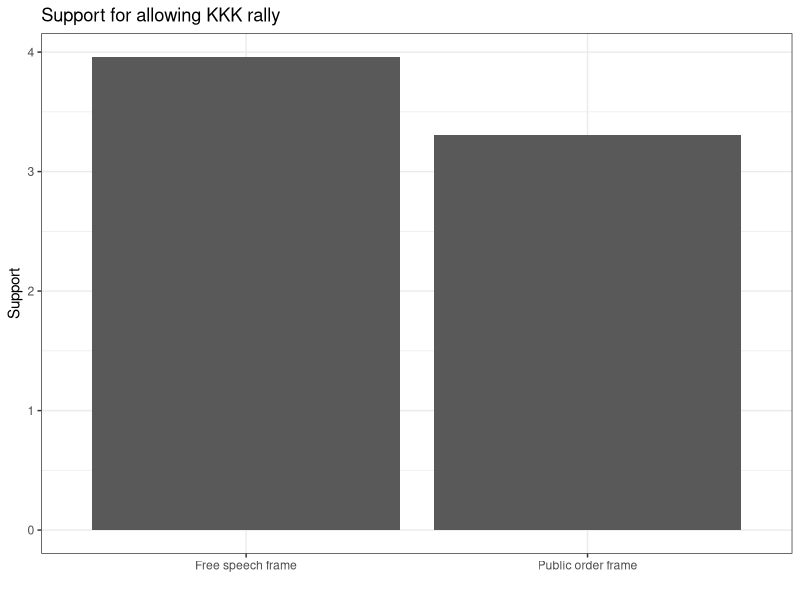
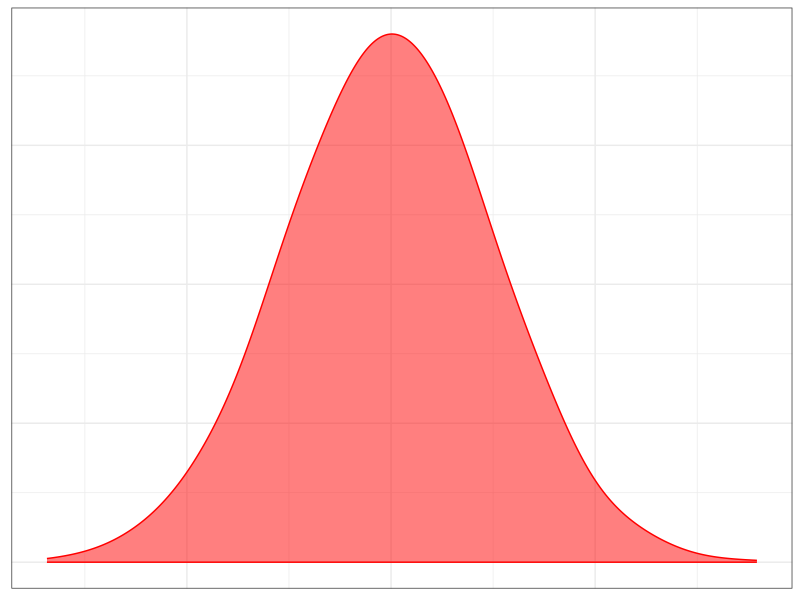
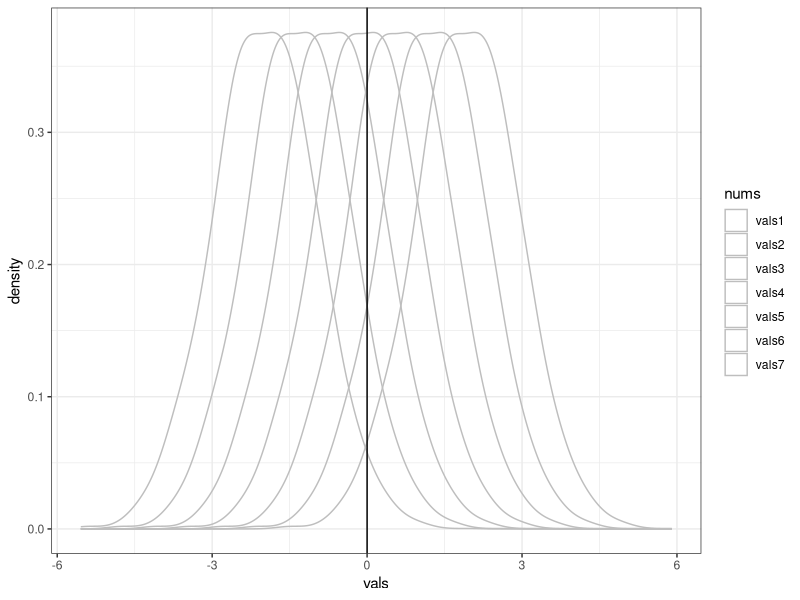
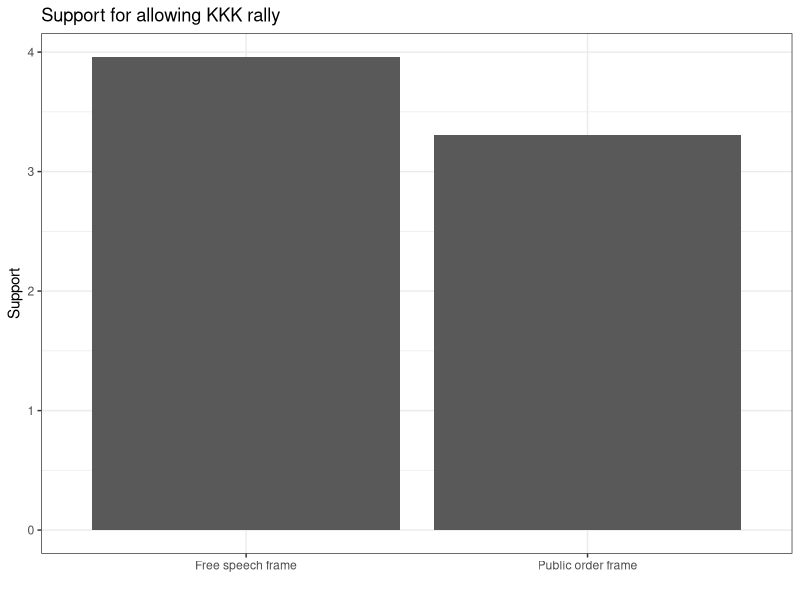
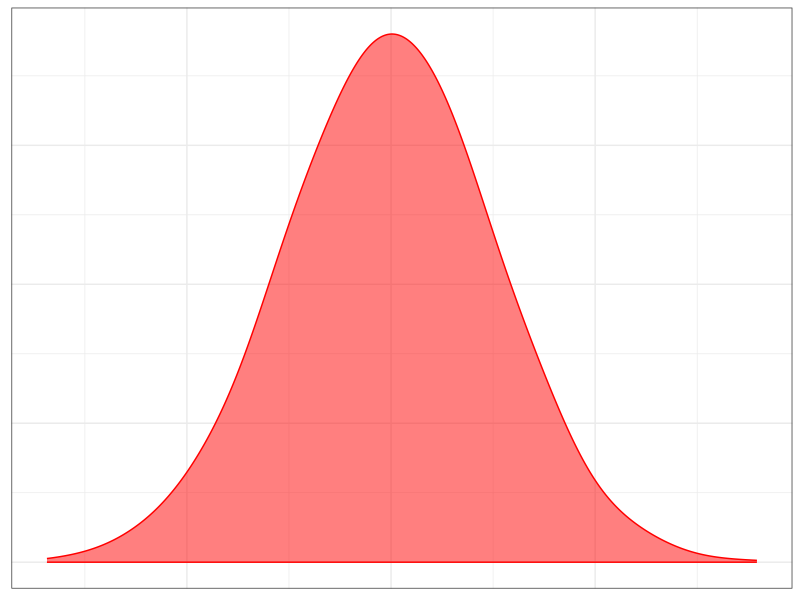

Generate these figures, in order, with R:

# Graphs for Intro to quant. methods course, 2021
#################################################

library(tidyverse)

setwd("/Users/carloknotz/Documents/Work/Stavanger/Teaching/Statistics/Slides")

# Example: News framing experiment
rally <- data.frame(rally = c(3.96,3.31),
                    speech = c(4.17,3.54),
                    treat = c("free","order"))

rally %>% 
  pivot_longer(cols = c("rally","speech"),
               names_to = "outcome",
               values_to = "value") %>% 
  filter(outcome=="rally") %>% 
  ggplot(aes(x=treat,y=value)) +
    geom_bar(stat = "identity") +
    scale_x_discrete(labels = c("Free speech frame",
                                "Public order frame")) +
  ylab("Support") +
  xlab("") +
  labs(title = "Support for allowing KKK rally") +
  theme_bw() +
  theme(legend.position = "bottom",
        legend.title = element_blank())
  ggsave("rallygraph.pdf")
  
  
  
# Example: Normal distribution
set.seed(42)  
nodist <- data.frame(vals = rnorm(5000,
                                  sd = 2),
                     id = seq(1,5000,1))

nodist %>% 
  ggplot(aes(x=vals)) +
    stat_density(adjust = 2,
                 alpha = .5,
                 color = "red",
                 fill = "red") +
  theme_bw() +
  theme(axis.text = element_blank(),
        axis.title = element_blank(),
        axis.ticks = element_blank())
  ggsave("snorm.pdf")
    
    
# Visualization, confidence intervals
set.seed(17)
cidist <- data.frame(vals1 = rnorm(5000,
                                   mean = 1.96,
                                  sd = 1),
                     id = seq(1,5000,1))
  
cidist$vals2 <- cidist$vals1 - 0.6533333
cidist$vals3 <- cidist$vals2 - 0.6533333
cidist$vals4 <- cidist$vals3 - 0.6533333
cidist$vals5 <- cidist$vals4 - 0.6533333
cidist$vals6 <- cidist$vals5 - 0.6533333
cidist$vals7 <- cidist$vals6 - 0.6533333
    
    
cidist %>% 
  pivot_longer(cols = starts_with("vals"),
               values_to = "vals",
               names_to = "nums") %>% 
  ggplot(aes(x=vals,color = nums)) +
    geom_density(stat = "density",
                 adjust = 1.5) + 
    #geom_vline(xintercept = 1.96) +
    #geom_vline(xintercept = -1.96) +
    geom_vline(xintercept = 0) +
  scale_color_manual(values = c("gray","gray","gray","gray","gray","gray","gray")) +
  theme_bw()
  
